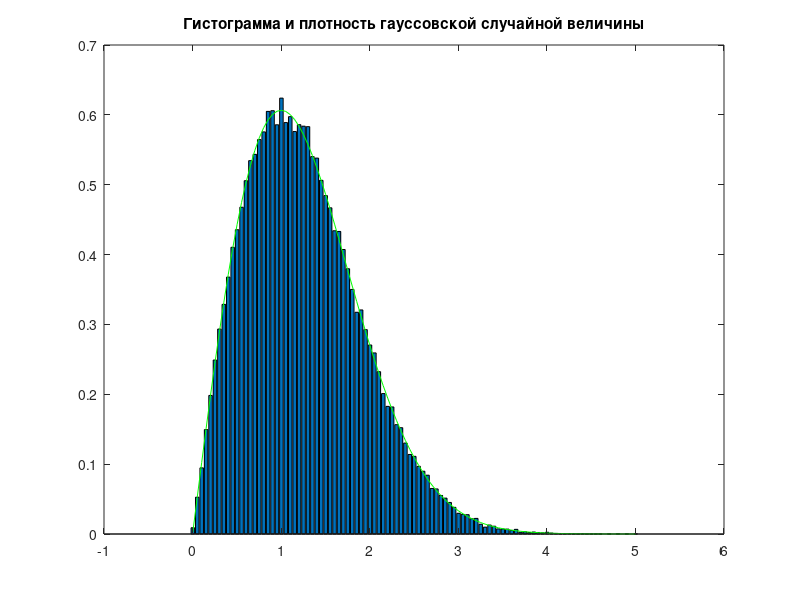

Source code (MATLAB):
clear all;
%%% Пример лаб 1 для варианта 3 (Нормальное распределение)
%% 1. Генерация реализаций случайной величины
N = 10000;   % число реализаций
n = 12;     % число альф для одной реализации
% Параметры распределения
mu = 1;
sig = 0.5;
teta = 1;
% Алгоритм генерации
alf = rand(n, N);   % генерация альф (стандартная равномерная случайная величина)
for i = 1 : numel(alf)
    X(i) = teta*sqrt(-2*log(alf(i)));  % генерация гауссовской случайной величины
end


% %% 2. Вычисление выборочных средних от числа реализаций (вариант (а))
% Ms = zeros(1, N);   % массив выборочных средних от числа реализаций
% for t = 1 : N       % цикл по числу реализаций
%     Ms(t) = mean(X(1 : t));     % среднее первых t реализаций
% end
% % Визуализация
% figure; % новое графическое окно
% plot(1 : N, Ms);    % график для Ms
% % Отображение теоретического среднего значения (из таблицы)
% hold on;
% M = mu;             % подставляем формулу для m из таблицы
% plot(1 : N, M * ones(1, N), 'g');   % отображаем теоретическое среднее
% title('Выборочное среднее от числа реализаций');
% 
% %% 3. Вычисление выборочных дисперсий от числа реализаций (вариант (b))
% Ds = zeros(1, N);   % массив выборочных дисперсий от числа реализаций
% for t = 1 : N       % цикл по числу реализаций
%     Ds(t) = var(X(1 : t));     % дисперсия первых t реализаций
% end
% % Визуализация
% figure; % новое графическое окно
% plot(1 : N, Ds);    % график для Ds
% % Отображение теоретической дисперсии (из таблицы)
% hold on;
% D = sig ^ 2;             % подставляем формулу для D из таблицы
% plot(1 : N, D * ones(1, N), 'g');   % отображаем теоретическую дисперсию
% title('Выборочная дисперсия от числа реализаций');

%% 4. Гистограмма (вариант (с))
t = min(X) : 0.05 : max(X);     % упорядоченный массив возможных значений случайной величины
for i = 1 : numel(t)
    px(i) = (t(i)/teta^2)*exp(-(t(i)^2/(2*teta^2)));  % формула плотности из таблицы (ВМЕСТО х ПОДСТАНОВКА t)
end
g = hist(X,t);  % вычисление гистограммы
gn = trapz(t,g);% интеграл гистограммы для приведения к масштабу плотности
figure;
bar(t, g./gn);  % отрисовка гистограммы с нормировкой
hold on;
plot(t, px, 'g');   % отрисовка графика плотности поверх гистограммы
title('Гистограмма и плотность гауссовской случайной величины');
